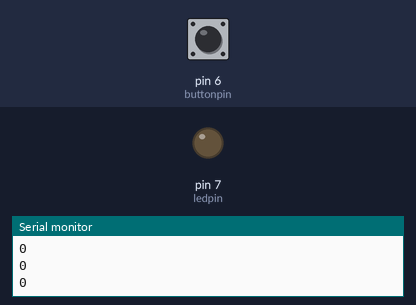
Recording of a sketch running on a simulated Arduino Uno, built with avr-gcc and run on an emulated ATmega328P. Parts: output pins drawn as LEDs (lit = HIGH), the last lines printed to the serial monitor. Dashed ring = blinking. The inputs (shaded band) are chosen by the test bench; at power-on: pin 6 (buttonpin) LOW.

Above: at 1.2 s.
1.3 s: pin 6 (buttonpin) pulled HIGH for 0.15 s
At 1.55 s:
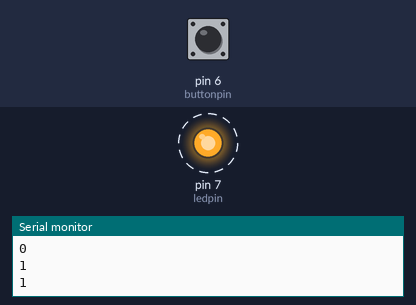
4.3 s: pin 6 (buttonpin) pulled HIGH for 1 s
At 4.3 s:
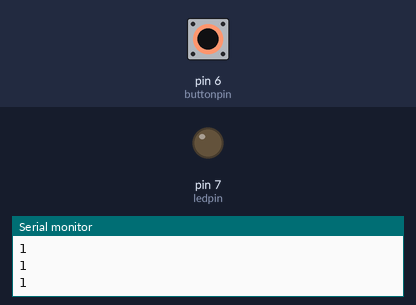
6.8 s: pin 6 (buttonpin) pulled HIGH for 3.2 s
At 7.05 s:
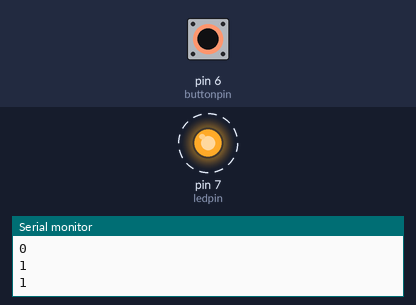
Timing chart, 0 to 17.5 s (numbered marks = the images above; inputs shaded):
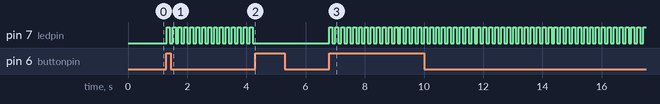

Measured:
- after the input at 1.3 s, pin 7 (ledpin): alternates HIGH for 0.10 s and LOW for 0.10 s, starting at once
- after the input at 4.3 s, pin 7 (ledpin): stops changing and stays LOW
- after the input at 6.8 s, pin 7 (ledpin): alternates HIGH for 0.10 s and LOW for 0.10 s, starting at once

The sketch:

millisis.ino
```cpp
const int ledpin = 7;
const int buttonpin = 6;
int lastbuttonstate = 1;
int blinked = 0;

void setup() {
  // put your setup code here, to run once:
  pinMode(ledpin, OUTPUT);
  pinMode(buttonpin, INPUT);
  Serial.begin(9600);
}

void loop() {
  // put your main code here, to run repeatedly:
  int buttonstate = digitalRead(buttonpin);
  if (buttonstate == 1 && lastbuttonstate == 0) {
    blinked = !blinked;
  }

  Serial.println(blinked);

  if (blinked == 1) {
    digitalWrite(ledpin, HIGH);
    delay(100);
    digitalWrite(ledpin, LOW);
    delay(100);
  }
  else {
    digitalWrite(ledpin, LOW);
  }

  lastbuttonstate = buttonstate;
}
```
